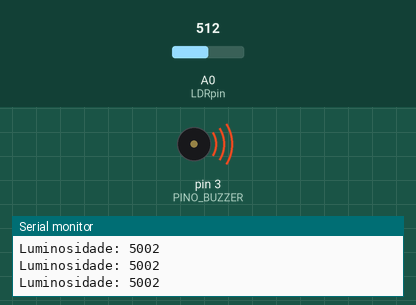
Simulated run of this sketch. Board: Arduino Uno, built with avr-gcc and run on an emulated ATmega328P. On the bench: buzzer (waves = sounding), the last lines printed to the serial monitor. Inputs (shaded band) come from the test bench; at power-on: A0 (LDRpin) = 512.

Above: at 1.2 s.
1.3 s: A0 (LDRpin) set to 0
At 2.6 s:
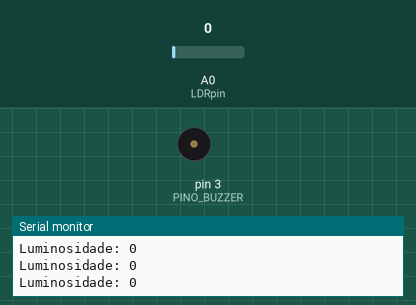
2.9 s: A0 (LDRpin) set to 122
At 3.9 s:
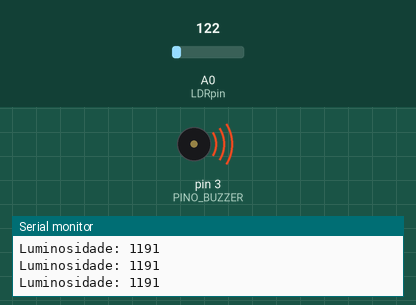
Timing chart, 0 to 5.9 s (numbered marks = the images above; inputs shaded):
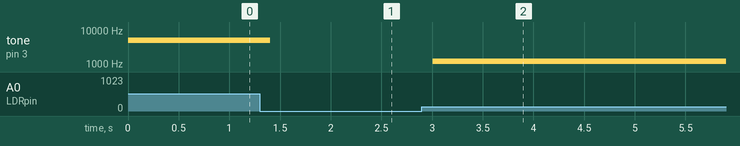

Measured:
- after the input at 1.3 s, tone on pin 3 (PINO_BUZZER): 5002 Hz → silent after 0.10 s
- after the input at 2.9 s, tone on pin 3 (PINO_BUZZER): silent → 1191 Hz after 0.11 s

The sketch:

Projeto_4.ino
```cpp
#define PINO_BUZZER   3   // pino digital PWM
#define LDRpin A0 // pino do LDR

float val_lum, periodo = 200;
int luminosidade;


void setup() {
  pinMode(PINO_BUZZER, OUTPUT);
  pinMode(LDRpin, INPUT);
  Serial.begin(9600);
}

void loop() {
 val_lum = analogRead(LDRpin);
 luminosidade = val_lum*9.77; // esse valor foi calculado para que o som emitido seja "bonito"

 Serial.write("Luminosidade: ");
 Serial.println(luminosidade);

 tone(PINO_BUZZER, luminosidade);
 delay(periodo);
}
```
